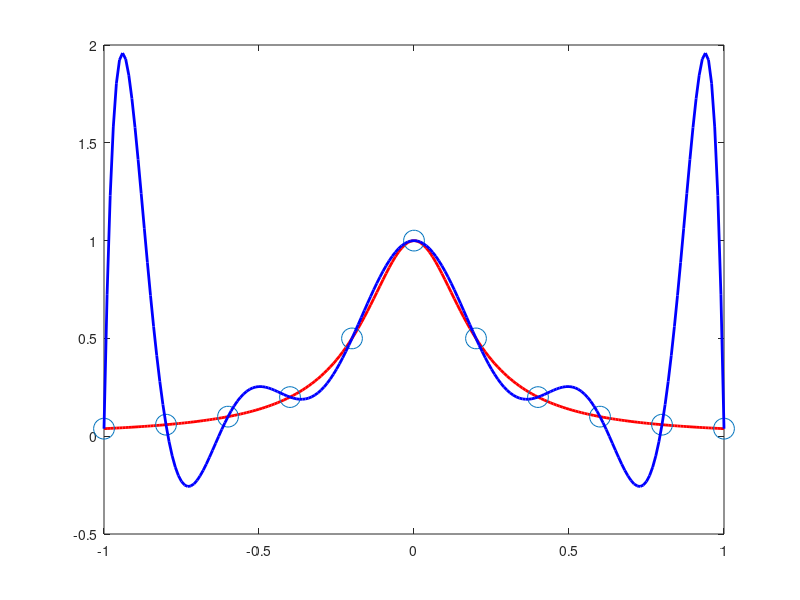

This figure's MATLAB source:
clc; clear all; close all;

x = -1:0.01:1;
y = 1./(1+25*x.^2);
figure; plot(x,y,'r','linewidth',2);

m = 10;
n = m+1;
xp = -1:2/(n-1):1;
yp = 1./(1+25*xp.^2);
hold on
plot(xp,yp,'o','markersize',15);

p = polyfit(xp,yp,m);
ys = polyval(p,x);
plot(x,ys,'b','linewidth',2)
hold off